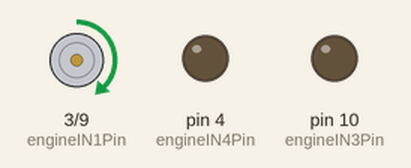
The sketch below on a simulated Arduino Uno, built with avr-gcc and run on an emulated ATmega328P. On the bench: motor-driver pin pairs drawn as motors (green arrow = first pin HIGH = forward, orange = second pin HIGH = backward, longer = more drive), output pins drawn as LEDs (lit = HIGH).

Above: at 0.1 s.
At 2.1 s:
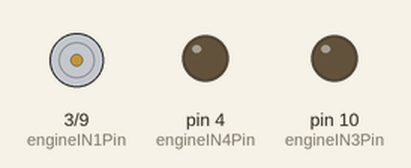
Timing chart, 0 to 3.6 s (numbered marks = the images above):
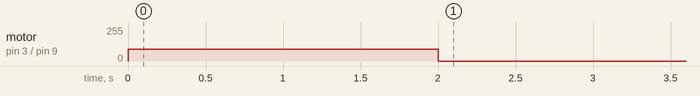

The sketch:

Throttling.ino
```cpp
/*
 * Figure out throttling forward and backward.
 */


const uint8_t engineIN1Pin =3;
const uint8_t engineIN2Pin = 9;
const uint8_t engineIN3Pin = 10;
const uint8_t engineIN4Pin = 4;

void setup() {
  Serial.begin(9600);
  pinMode(engineIN1Pin, OUTPUT);
  pinMode(engineIN2Pin, OUTPUT);
  pinMode(engineIN3Pin, OUTPUT);
  pinMode(engineIN4Pin, OUTPUT);

  // Forward
  analogWrite(engineIN1Pin, 90);
  analogWrite(engineIN2Pin, LOW);
  analogWrite(engineIN3Pin, LOW);
  analogWrite(engineIN4Pin, 90);

  // Backward
//  analogWrite(engineIN1Pin, LOW);
//  analogWrite(engineIN2Pin, 90);
//  analogWrite(engineIN3Pin, 90);
//  analogWrite(engineIN4Pin, LOW);

  delay(2000);
  analogWrite(engineIN1Pin, LOW);
  digitalWrite(engineIN2Pin, LOW);
  digitalWrite(engineIN3Pin, LOW);
  digitalWrite(engineIN4Pin, LOW);
}

void loop() {
//  controller.run();

}
```
